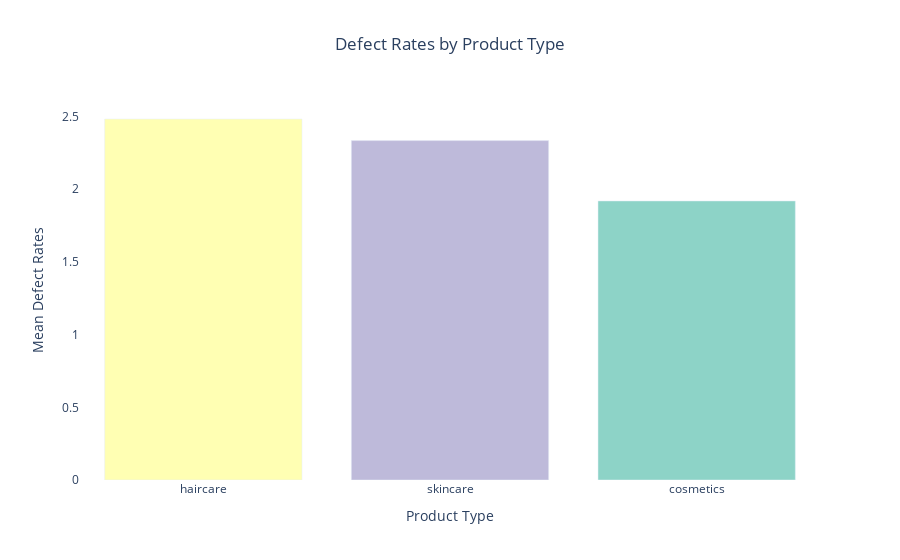

The code cell stored with this chart in its notebook:
### Code cell
fig.update_layout(
    xaxis_title="Product Type",
    yaxis_title="Mean Defect Rates",
    xaxis=dict(categoryorder='total descending'),
    yaxis=dict(title='Mean Defect Rates'),
    plot_bgcolor='white',
    title_x=0.5,
    showlegend=True 
)


fig.show()

### Figure 1 — Plotly figure (JSON) as saved in the notebook; plotly's stock layout.template omitted (floating-point values rounded to 4 significant figures)
{"data": [{"alignmentgroup": "True", "hovertemplate": "Product type=%{x}<br>Defect rates=%{y}<extra></extra>", "legendgroup": "", "marker": {"color": ["rgb(141,211,199)", "rgb(255,255,179)", "rgb(190,186,218)", "rgb(251,128,114)", "rgb(128,177,211)", "rgb(253,180,98)", "rgb(179,222,105)", "rgb(252,205,229)", "rgb(217,217,217)", "rgb(188,128,189)", "rgb(204,235,197)", "rgb(255,237,111)"], "pattern": {"shape": ""}}, "name": "", "offsetgroup": "", "orientation": "v", "showlegend": false, "textposition": "auto", "type": "bar", "x": ["cosmetics", "haircare", "skincare"], "xaxis": "x", "y": [1.919, 2.483, 2.335], "yaxis": "y"}], "layout": {"barmode": "relative", "legend": {"tracegroupgap": 0}, "plot_bgcolor": "white", "showlegend": true, "title": {"text": "Defect Rates by Product Type", "x": 0.5}, "xaxis": {"anchor": "y", "categoryorder": "total descending", "domain": [0, 1], "title": {"text": "Product Type"}}, "yaxis": {"anchor": "x", "domain": [0, 1], "title": {"text": "Mean Defect Rates"}}}}
